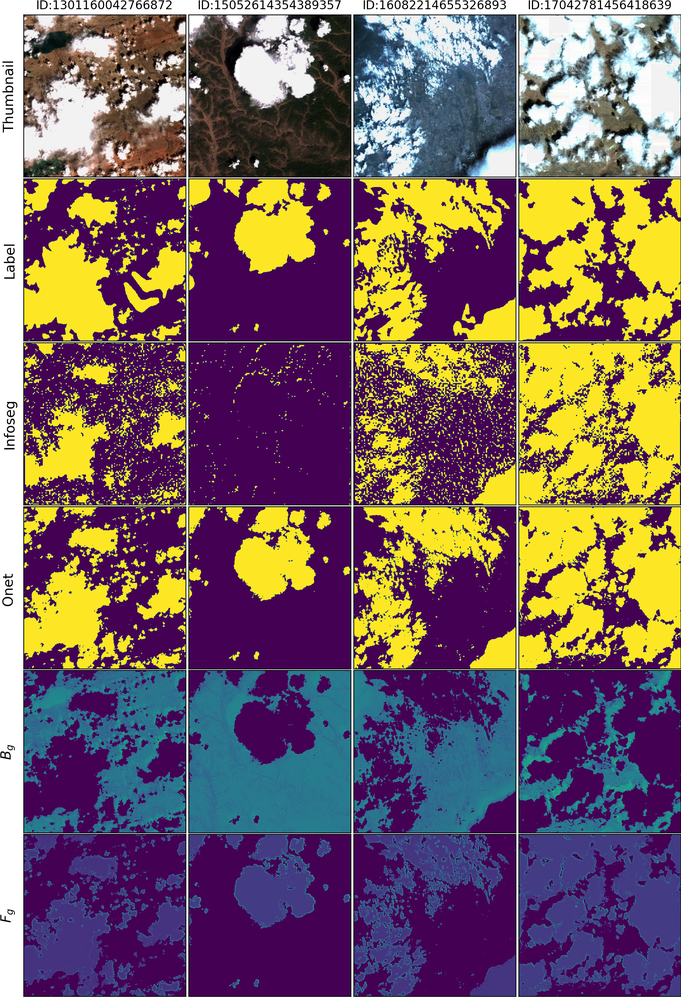
#> input picture images/exp_cloud_positive_res_round_1.png, 681 x 1000 px, shrunk from 1923 x 2824 before the run
$ python haze_remove_20240313.py ../images/exp_cloud_positive_res_round_1.png   (older library calls are emulated)
#> lines starting #> are read from the running program, lines starting #| are printed output that depends on the picture
'''
Using He's method to remove haze from images.
Based on the code of
https://github.com/He-Zhang/image_dehaze/blob/master/dehaze.py
'''

import cv2
import math
import numpy as np


def DarkChannel(im, sz):
    b, g, r = cv2.split(im)
    dc = cv2.min(cv2.min(r, g), b)
    kernel = cv2.getStructuringElement(cv2.MORPH_RECT, (sz, sz))
    dark = cv2.erode(dc, kernel)
    return dark


def AtmLight(im, dark):
    [h, w] = im.shape[:2]
    imsz = h * w
    numpx = int(max(math.floor(imsz / 1000), 1))
    darkvec = dark.reshape(imsz);
    imvec = im.reshape(imsz, 3);

    indices = darkvec.argsort();
    indices = indices[imsz - numpx::]

    atmsum = np.zeros([1, 3])
    for ind in range(1, numpx):
        atmsum = atmsum + imvec[indices[ind]]

    A = atmsum / numpx;
    return A


def TransmissionEstimate(im, A, sz):
    omega = 0.95;
    im3 = np.empty(im.shape, im.dtype);

    for ind in range(0, 3):
        im3[:, :, ind] = im[:, :, ind] / A[0, ind]

    transmission = 1 - omega * DarkChannel(im3, sz);
    return transmission


def Guidedfilter(im, p, r, eps):
    mean_I = cv2.boxFilter(im, cv2.CV_64F, (r, r));
    mean_p = cv2.boxFilter(p, cv2.CV_64F, (r, r));
    mean_Ip = cv2.boxFilter(im * p, cv2.CV_64F, (r, r));
    cov_Ip = mean_Ip - mean_I * mean_p;

    mean_II = cv2.boxFilter(im * im, cv2.CV_64F, (r, r));
    var_I = mean_II - mean_I * mean_I;

    a = cov_Ip / (var_I + eps);
    b = mean_p - a * mean_I;

    mean_a = cv2.boxFilter(a, cv2.CV_64F, (r, r));
    mean_b = cv2.boxFilter(b, cv2.CV_64F, (r, r));

    q = mean_a * im + mean_b;
    return q;


def TransmissionRefine(im, et, radius=15, eps=0.0001):
    gray = cv2.cvtColor(im, cv2.COLOR_BGR2GRAY)
    assert(gray.max() <= 1.0), 'The image for haze remove is not normalized to 1.0'
    #gray = np.float64(gray) / 255;
    # r = 60;
    # eps = 0.0001;
    t = Guidedfilter(gray, et, radius, eps);

    return t;


def Recover(im, t, A, tx=0.1):
    res = np.empty(im.shape, im.dtype);
    t = cv2.max(t, tx);

    for ind in range(0, 3):
        res[:, :, ind] = (im[:, :, ind] - A[0, ind]) / t + A[0, ind]

    return res


if __name__ == '__main__':
    import sys

    try:
        fn = sys.argv[1]
    except:
        fn = './image/15.png'


    def nothing(*argv):
        pass


    src = cv2.imread(fn);
#> src is the input picture: shape (1000, 681, 3); mean B, G, R 99.6, 95.9, 118

    I = src.astype('float64') / 255;

    dark = DarkChannel(I, 15);
#> in DarkChannel, `b, g, r = cv2.split(im)`:
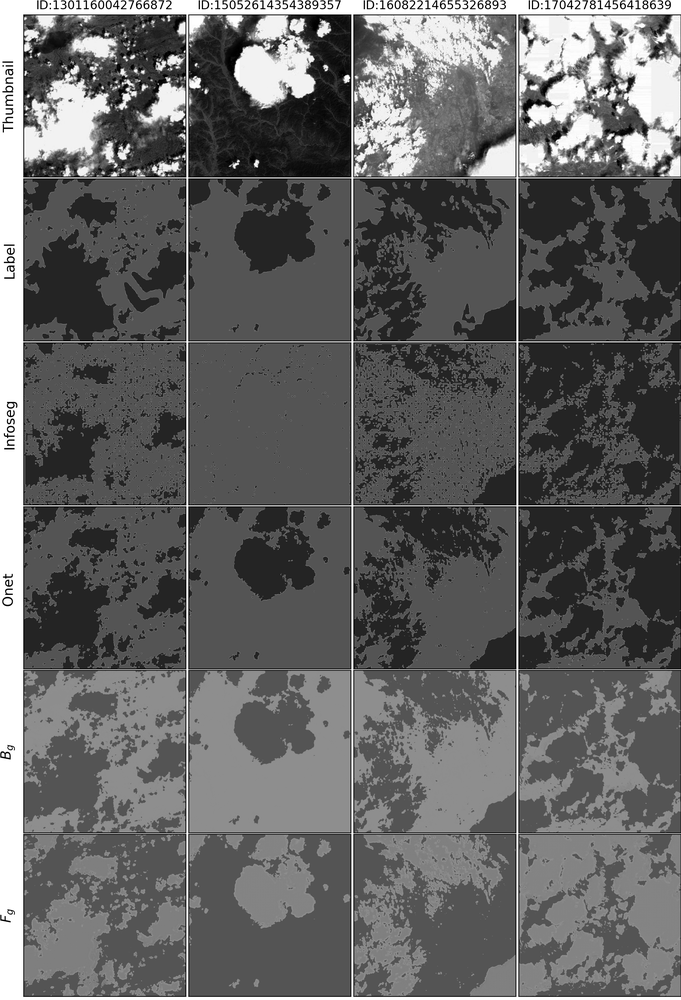
#> b: shape (1000, 681) float64; min 0, max 1, mean 0.391
#> in DarkChannel, `b, g, r = cv2.split(im)`:
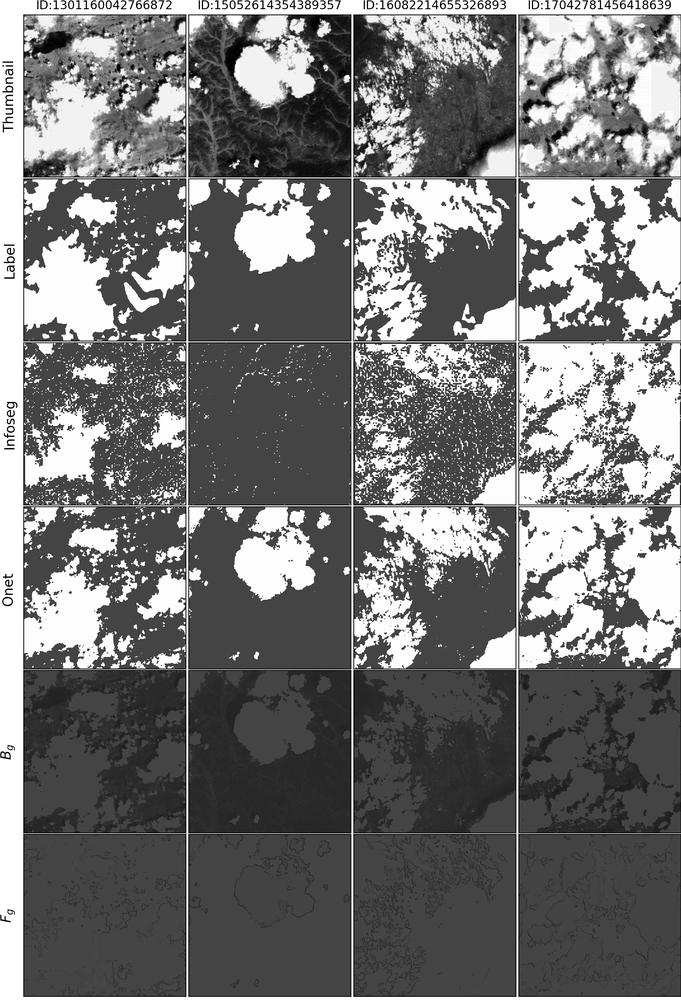
#> r: shape (1000, 681) float64; min 0, max 1, mean 0.463
#> in DarkChannel, `dc = cv2.min(cv2.min(r, g), b)`:
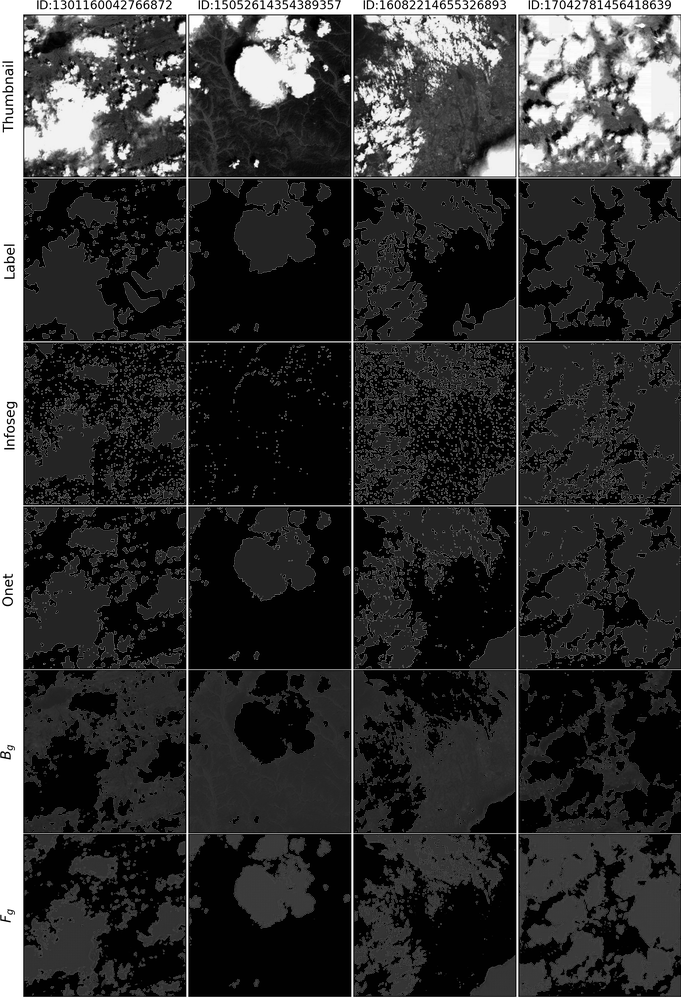
#> dc: shape (1000, 681) float64; min 0, max 1, mean 0.201
#> in DarkChannel, `dark = cv2.erode(dc, kernel)`:
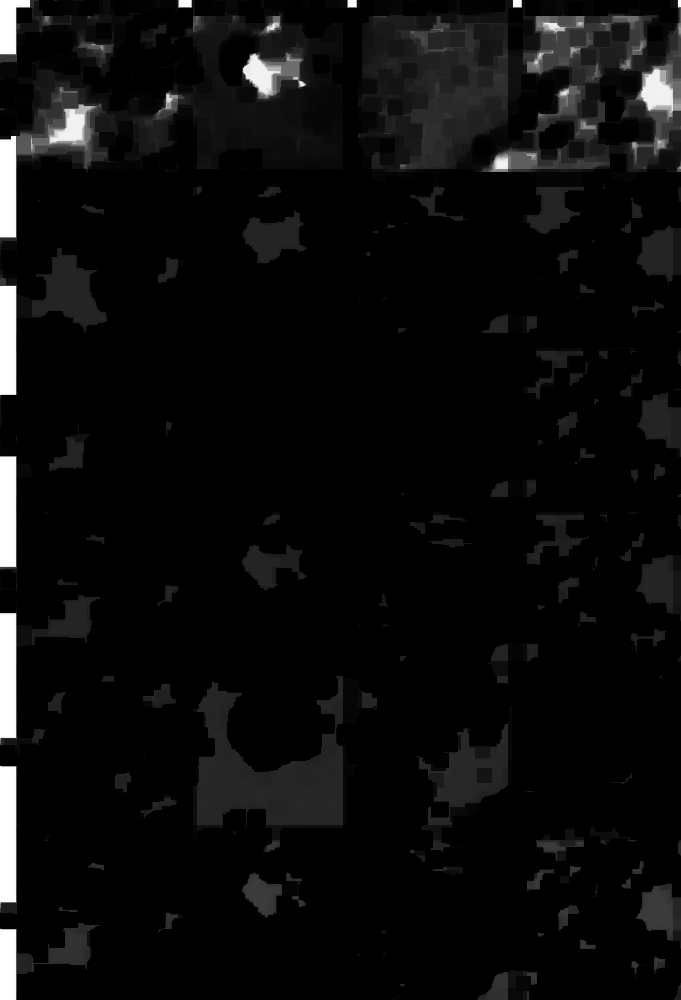
#> dark: shape (1000, 681) float64; min 0, max 1, mean 0.047
    A = AtmLight(I, dark);
#> in AtmLight, `indices = indices[imsz - numpx::]`: indices = 681 values, max 674203 at index 110, min 0 at index 680, mean 245448.5
#> the loop in AtmLight, `for ind in range(1, numpx):` made 680 passes
#> atmsum on passes 1 to 3: [[1, 1, 1]], [[2, 2, 2]], [[3, 3, 3]]
#> after the loop in AtmLight, `for ind in range(1, numpx):`: atmsum = [[680, 680, 680]]
#> in AtmLight, `A = atmsum / numpx;`: A = [[0.999, 0.999, 0.999]]
#> A = [[0.999, 0.999, 0.999]]
    te = TransmissionEstimate(I, A, 15);
#> in TransmissionEstimate, `transmission = 1 - omega * DarkChannel(im3, sz);`:
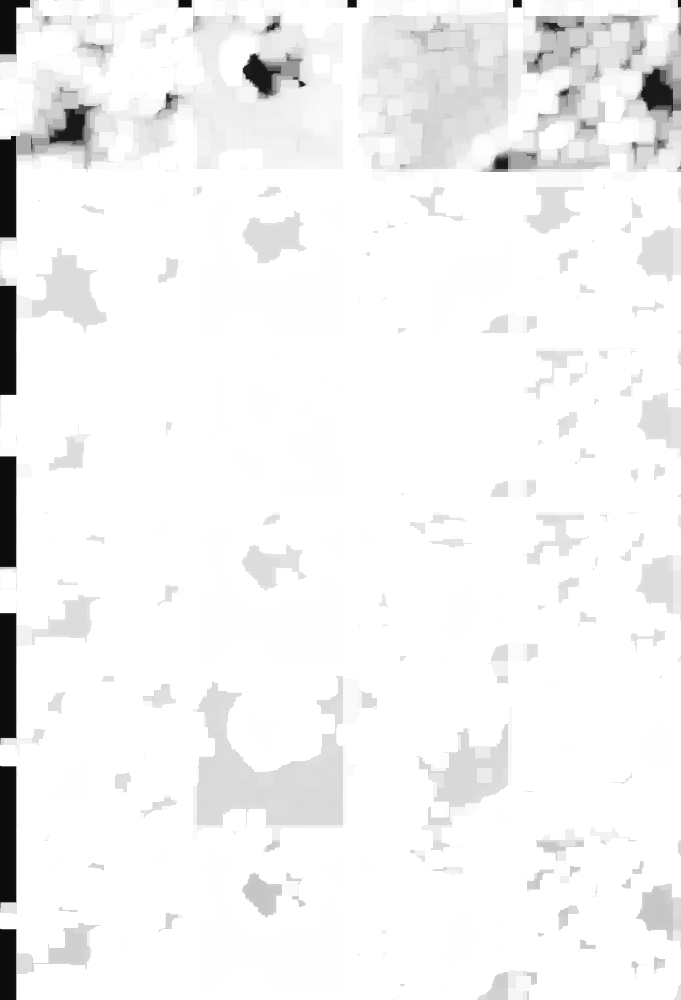
#> transmission: shape (1000, 681) float64; min 0.0486, max 1, mean 0.955
    t = TransmissionRefine(src, te);
#> in TransmissionRefine, `gray = cv2.cvtColor(im, cv2.COLOR_BGR2GRAY)`:
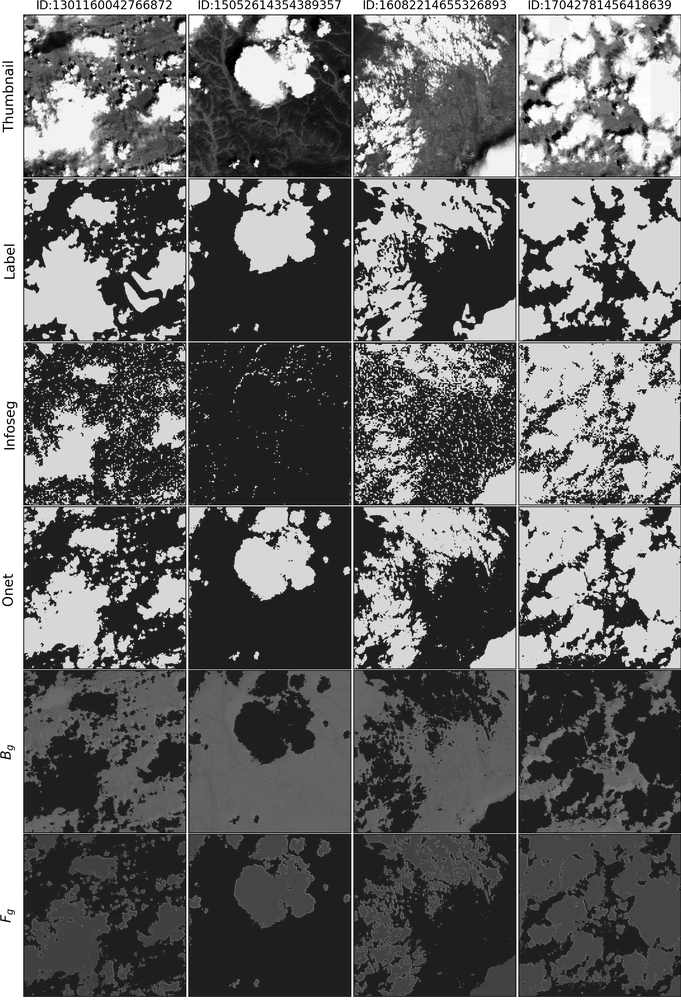
#> gray: shape (1000, 681); min 0, max 255, mean 102.8
#> (the run stopped early here; a loop or call above may not have finished)
